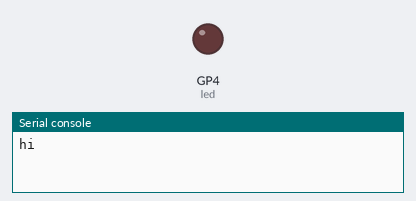
A program run on a simulated Raspberry Pi Pico running MicroPython. On the bench: output pins drawn as LEDs (lit = HIGH), the last lines printed to the serial console. Wiring (from the project's diagram.json): red LED on GP4.

Above: at 0.6 s.
At 9.7 s:
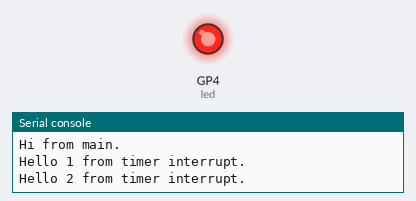
Timing chart, 0 to 25.4 s (numbered marks = the images above):
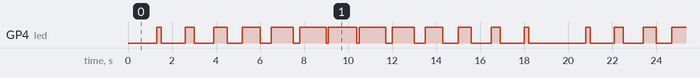

Measured:
- by itself, GP4 (led): moves between LOW and HIGH, repeating every 19.5 s
- by itself, everything shown: repeats every 19.5 s, in 26 steps

The program:

main.py
```python
from machine import Timer, Pin
from micropython import schedule
from time import sleep

print("hi")

led = Pin(4, Pin.OUT)

t1 = Timer()
t2 = Timer()

def hi(tim):
    if tim is t1:
        n = 1
    elif tim is t2:
        n = 2
    else:
        n = "?"

    print(f"Hello {n} from timer interrupt.")
    led.value( not led.value() )


def intermediate(tim):
    schedule(hi, tim)


t1.init(period=1500, mode=Timer.PERIODIC, callback=intermediate)
t2.init(period=1300, mode=Timer.PERIODIC, callback=intermediate)

while True:
    sleep(4)
    print("Hi from main.")
```
